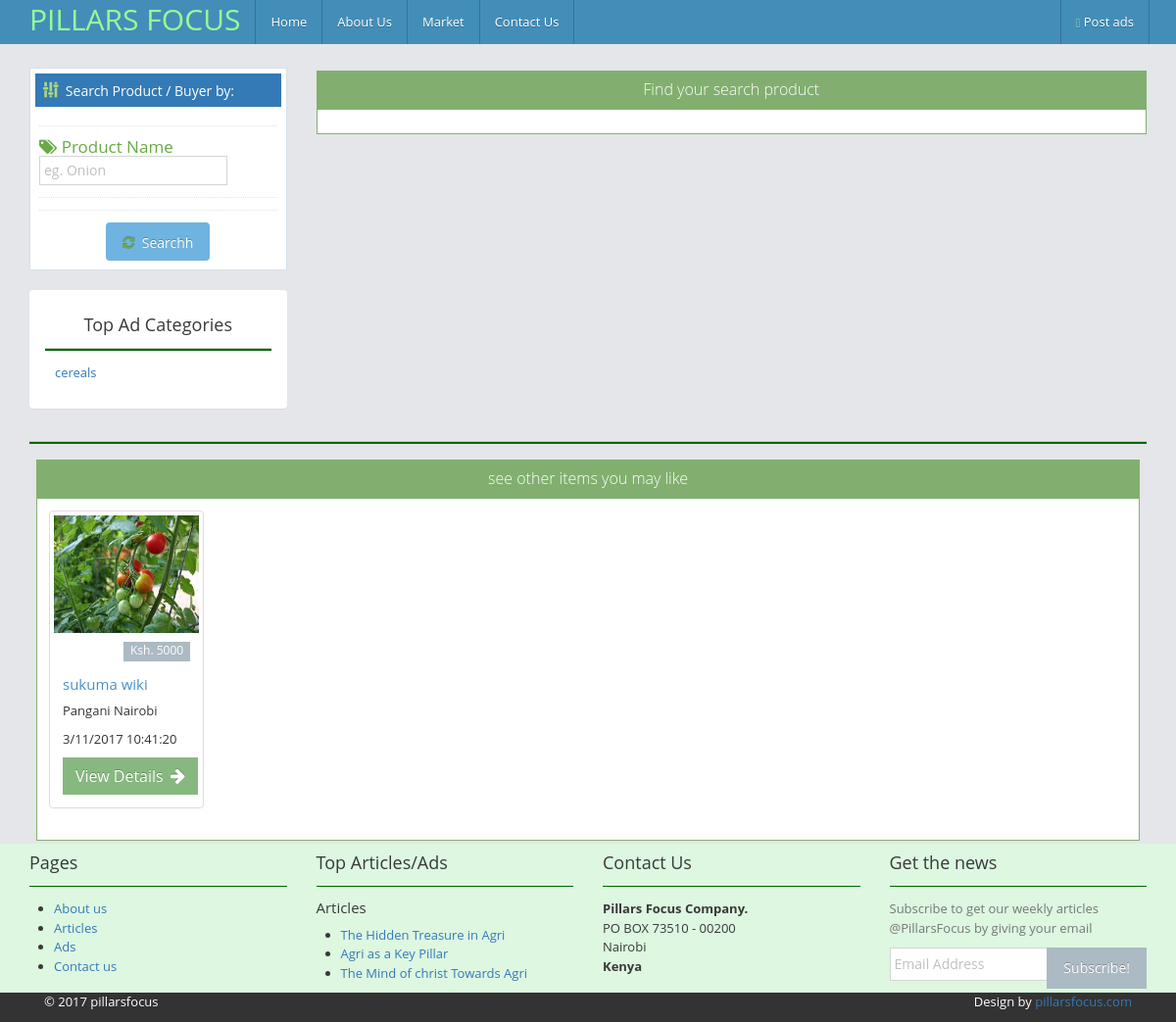
The page /market_search.php on the database as committed earlier.
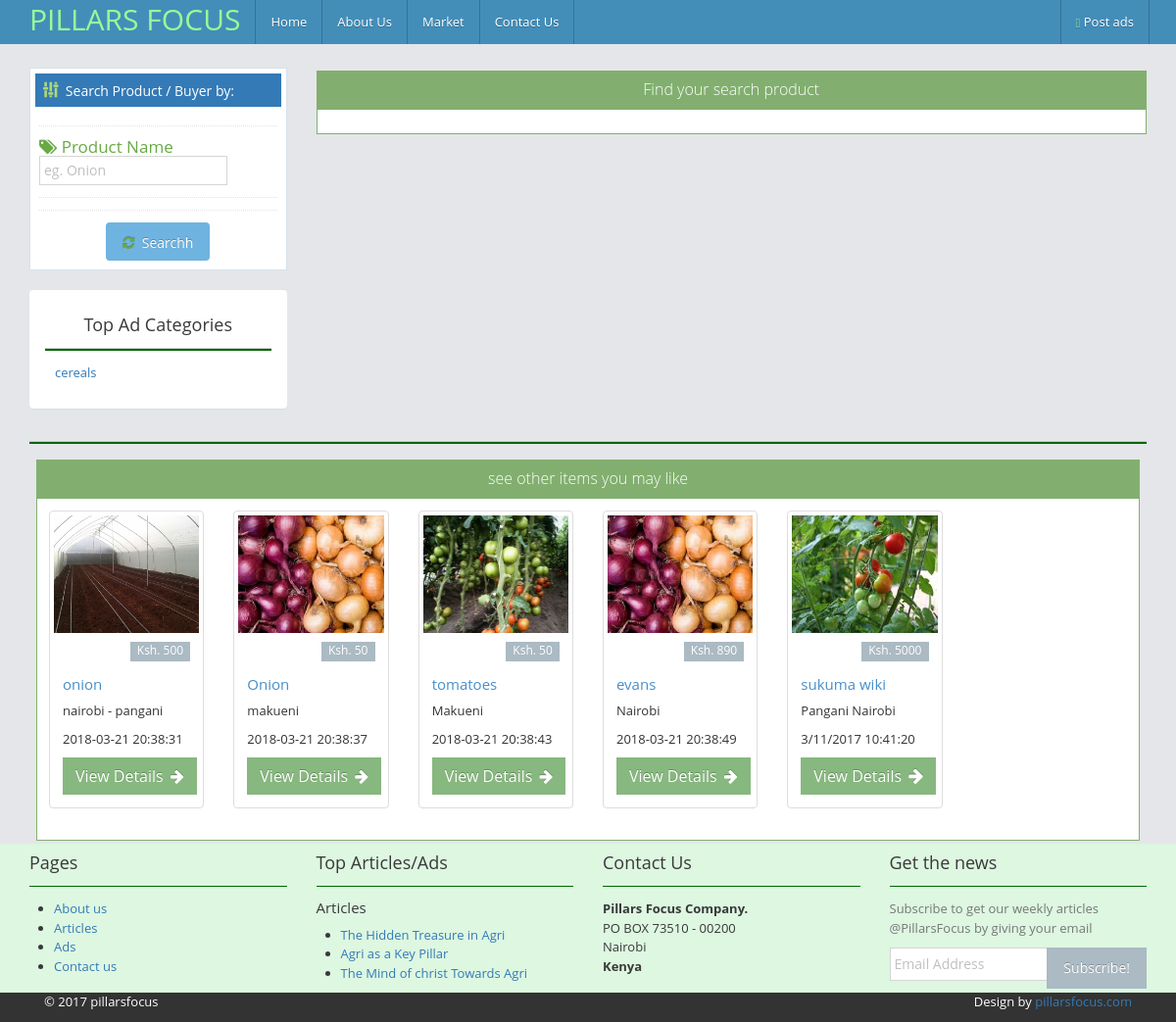
The same page on the database as committed later.
### tables this page shows
CREATE TABLE `product_category` (
  `category_id` int(11) NOT NULL,
  `category_name` varchar(100) NOT NULL,
  `description` text NOT NULL,
  `added_by` varchar(100) NOT NULL,
  `reg_date` timestamp NOT NULL DEFAULT CURRENT_TIMESTAMP ON UPDATE CURRENT_TIMESTAMP
);

CREATE TABLE `product` (
  `product_id` int(11) NOT NULL,
  `product_name` varchar(100) NOT NULL,
  `category_name` varchar(100) NOT NULL,
  `product_image` text NOT NULL,
  `product_price` varchar(100) NOT NULL,
  `product_location` varchar(100) NOT NULL,
  `product_country` varchar(100) NOT NULL,
  `product_description` varchar(250) NOT NULL,
  `status` int(2) NOT NULL DEFAULT '0',
  `user_email` varchar(100) NOT NULL,
  `reg_date` timestamp NOT NULL DEFAULT CURRENT_TIMESTAMP ON UPDATE CURRENT_TIMESTAMP
);

### functions/functions.php (the view, shortened to what this page needs)
<?php
$con= mysqli_connect("localhost","root","","pillarsfocus_db");
 ?>
 <?php
function getrelateditems(){
		if(!isset($_GET['category']) && !isset($_GET['pro_id'])){
	global $con;
	$get_product = "select * from product where status = '1'  order by reg_date LIMIT 0, 6";
	$run_pro = mysqli_query($con, $get_product);
	while($row_pro=mysqli_fetch_array($run_pro)){
		$pro_id= $row_pro['product_id'];
		$pro_name= $row_pro['product_name'];
		$pro_price= $row_pro['product_price'];
		$pro_image= $row_pro['product_image'];
		$pro_location= $row_pro['product_location'];
		 $pro_date= $row_pro['reg_date'];
		echo "
		<div class='col-sm-2 col-md-2'>
														<div class='thumbnail search-thumbnail'>
                                                            <img class='samesize img-responsive' src='uploads/$pro_image'/>
																<div class='caption'>
																	<div class='clearfix'>
																		<span class='pull-right label label-gray info-label'>Ksh. $pro_price</span>
</div>
<h5 class='search-title'>
																		<a href='#' class='blue'>$pro_name</a>
																	</h5>
																	<p>$pro_location</p>
                                                                    <p>$pro_date</p>
                                                                 <a href='market.php?pro_id=$pro_id'> <div class=' center'>  <button type='button' class='btn btn-sm btn-success'>
																View Details
																<i class='ace-icon fa fa-arrow-right icon-on-right bigger-11'></i>
															</button></div></a>
																</div>
															</div>
														</div>
														";
		}
	}
}
	?>
 <?php
function getCategory(){
	global $con;
	$get_cats="select * from product_category order by category_name";
	$run_cats= mysqli_query($con,$get_cats);
	while($row_cats=mysqli_fetch_array($run_cats)){
		$cat_id=$row_cats['category_id'];
		$cat_title=$row_cats['category_name'];
		echo"<li><a href='market.php?category=$cat_id'> $cat_title </a></li>";
		}
	}
	?>

### header.php (shortened to what this page needs)
<?php
include("functions/functions.php");
?>
<!DOCTYPE html PUBLIC "-//W3C//DTD XHTML 1.0 Transitional//EN" "http://www.w3.org/TR/xhtml1/DTD/xhtml1-transitional.dtd">
<html xmlns="http://www.w3.org/1999/xhtml">
<head>
<link rel="stylesheet" href="assets/css/bootstrap.min.css">
<link rel="stylesheet" href="assets/css/bootstrap.css">
<link href="assets/css/flexslider.css" rel="stylesheet" />
<link rel="stylesheet" href="assets/css/agc.css">
<link rel="stylesheet" href="assets/css/property.css">
<link rel="stylesheet" href="assets/css/ace.min.css">
<link href="assets/css/font-awesome.css" rel="stylesheet" />
<link href="assets/dataTables/dataTables.bootstrap.css" rel="stylesheet"/>
</head>
<body>
	<header>
<nav class="navbar navbar-inverse navbar-fixed-top" id="my-navbar" >
<div class="container">
<div class="navbar-header">
<a href="" class="navbar-brand text-center"><span style="color:palegreen; margin-bottom:5px; font-size:30px"> PILLARS FOCUS </span ></a>
</div>
<div class="collapse navbar-collapse" id="navbar-collapse">
<ul class="nav navbar-nav ">
<li><a href="index.php"> Home</a> </li>
<li><a href="aboutus.php"> About Us</a> </li>
<li><a href="market.php"> Market</a> </li>
<li><a href="contacts.php"> Contact Us</a> </li>
</ul>
<ul class="nav navbar-nav navbar-right">
         <?php
		 if(!isset($_SESSION['email'])){
			 echo "<li><a href='login.php'><span class='glyphicon  glyphicon-alert' style='color:palegreen'></span> Post ads</a></li>";
				 }
		  ?>
      </ul>
</div>
</div>
</nav>
</header>
<br />
<br />

### market_search.php (shortened to what this page needs)
<?php
include("header.php");
?>
<br/>
<div class="container" style="margin-top:10px;">
<div class="row">
                <div class="col-lg-3">
                	<div class="search-area well well-sm">
														<div class="search-filter-header bg-primary">
															<h5 class="smaller no-margin-bottom">
																<i class="ace-icon fa fa-sliders light-green bigger-130"></i>&nbsp; Search Product
															/ Buyer by:</h5>
														</div>
														<div class="space-10"></div>
														<form action="market_search.php" method="GET" enctype="multipart/form-data">
<div class="hr hr-dotted"></div>
														<h4 class="green smaller">
															<i class="fa fa-tags"></i>
															Product Name
<input class="input-sm" type="text" name="name_search" id="form-field-4" placeholder="eg. Onion" />
</h4>
<div class="hr hr-dotted"></div>
<div class="hr hr-dotted"></div>
<div class="text-center">
				<button type="submit" name="search" class="btn btn-info btn-round ">
																<i class="ace-icon fa fa-refresh green"></i>
																Searchh
															</button>
														</div>
</form>
													</div>
                    <div class="panel">
                        <div class="panel-body">
                            <h4 align="center">Top Ad Categories</h4>
                            <hr />
                          <ul class="list-unstyled" style=" margin-left:10px" >
                         <?php getCategory();
                         ?>
                          </ul>
                        </div>
                    </div>
      </div>
            <div class="col-lg-9">
            <div class="pricing-box">
										<div class="widget-box widget-color-green">
											<div class="widget-header">
												<h5 class="widget-title bigger lighter">Find your search product</h5>
											</div>
										  <div class="widget-body">
											<div class="widget-main">
											 </div>
											</div>
										</div>
									</div>
                </div>
</div>
<hr />
<div class="col-xs-12 pricing-box">
										<div class="widget-box widget-color-green">
											<div class="widget-header">
												<h5 class="widget-title bigger lighter">see other items you may like</h5>
											</div>
										  <div class="widget-body">
											<div class="widget-main">
<div class="row">
	<?php
getrelateditems();
?>
														<div class="col-sm-2 col-md-2">
															<div class="thumbnail search-thumbnail">
                                                            <img class="samesize" src="img/30.jpg" />
																<div class="caption">
																	<div class="clearfix">
																		<span class="pull-right label label-gray info-label">Ksh. 5000</span>
</div>
<h5 class="search-title">
																		<a href="#" class="blue">sukuma wiki</a>
																	</h5>
																	<p>Pangani Nairobi</p>
                                                                    <p>3/11/2017 10:41:20</p>
                                                                  <div class=" center">  <button type="button" class="btn btn-sm btn-success">
																View Details
																<i class="ace-icon fa fa-arrow-right icon-on-right bigger-110"></i>
															</button></div>
																</div>
															</div>
														</div>
                                                        </div>
											  </div>
											</div>
										</div>
									</div>
</div>
        <div id="footer" data-animate="fadeInUp" style="background:#DDF7E1;">
            <div class="container">
                <div class="row">
                    <div class="col-md-3 col-sm-6">
                        <h4>Pages</h4>
<hr class="soften"/>
                        <ul>
                            <li><a href="aboutus.html">About us</a>
                            </li>
                            <li><a href="">Articles</a>
                            </li>
                            <li><a href="">Ads</a>
                            </li>
                            <li><a href="contacts.html">Contact us</a>
                            </li>
                        </ul>
                    </div>
                    <div class="col-md-3 col-sm-6">
                        <h4>Top Articles/Ads</h4><hr class="soften"/>
                        <h5>Articles</h5>
                        <ul>
                            <li><a href="">The Hidden Treasure in Agri</a>
                            </li>
                            <li><a href="">Agri as a Key Pillar</a>
                            </li>
                            <li><a href="">The Mind of christ Towards Agri</a>
                            </li>
                        </ul>
                    </div>
                    <div class="col-md-3 col-sm-6">
                        <h4>Contact Us</h4>
                        <hr class="soften"/>
                        <p><strong>Pillars Focus Company.</strong>
                            <br>PO BOX 73510 - 00200
                            <br>Nairobi
                            <br>
                            <strong>Kenya</strong>
                        </p>
 </div>
                    <div class="col-md-3 col-sm-6">
                        <h4>Get the news</h4> <hr class="soften"/>
                        <p class="text-muted">Subscribe to get our weekly articles @PillarsFocus by giving your email</p>
                        <form>
                            <div class="input-group">
                                <input type="text" placeholder="Email Address" class="form-control">
                                <span class="input-group-btn">
			    <button class="btn btn-default"  type="button">Subscribe!</button>
			</span>
                            </div>
                        </form>
 </div>
                </div>
            </div>
        </div>
        <div id="copyright" style="background:#333; color:#FFF;">
            <div class="container" >
                <div class="col-md-6">
                    <p class="pull-left">© 2017 pillarsfocus</p>
                </div>
                <div class="col-md-6">
                    <p class="pull-right">Design by <a href="">pillarsfocus.com</a>
                    </p>
                </div>
            </div>
        </div>
</body>
</html>

### assets/css/agc.css (style rules this page uses)
hr { display: block; height: 2px; border: 0; border-top: 1px solid #ccc; margin: 1em 0; padding: 0; background-color:#060; }
hr.soften { height: 1px; background-color:#060; border: 0; }

### assets/css/property.css (style rules this page uses)
.thumbnail img { height:120px; width:100%; }
.samesize { height:186px; width:auto; }
.thumbnail a>img,.thumbnail>img { margin-right:auto;margin-left:auto }

Rows that differ between the two databases and show on the page:
added product: product_image (picture), product_price "500", product_name "onion", product_location "nairobi - pangani", reg_date "2018-03-21 20:38:31"
added product: product_image (picture), product_price "50", product_name "Onion", product_location "makueni", reg_date "2018-03-21 20:38:37"
added product: product_image (picture), product_price "50", product_name "tomatoes", product_location "Makueni", reg_date "2018-03-21 20:38:43"
added product: product_image (picture), product_price "890", product_name "evans", product_location "Nairobi", reg_date "2018-03-21 20:38:49"
